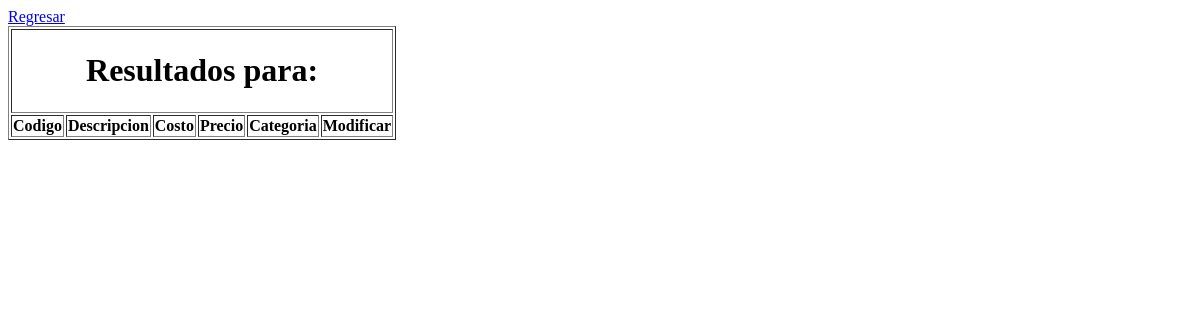
/resultados.php, run on an earlier commit of the app's database.
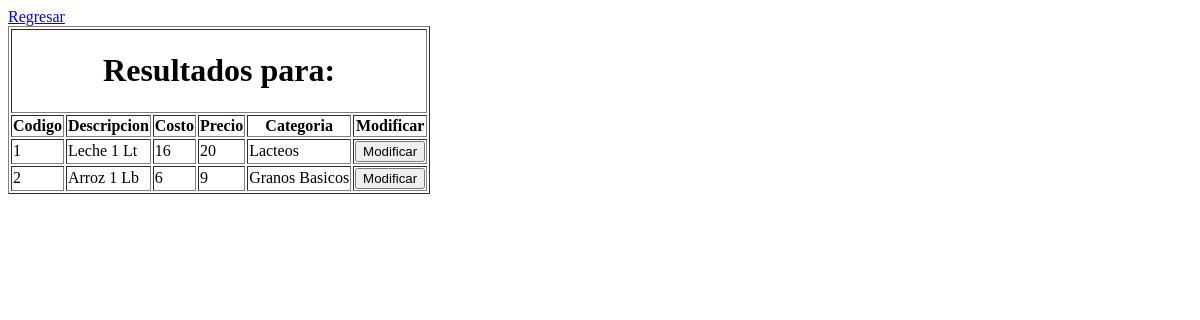
And on a later commit of the database.
### tables this page shows
CREATE TABLE `catalogo` (
  `Codigo` varchar(5) NOT NULL,
  `Descripcion` varchar(200) NOT NULL,
  `Costo` float NOT NULL,
  `Precio` float NOT NULL,
  `Categoria` varchar(50) NOT NULL
);

### resultados.php (the view, shortened to what this page needs)
<!DOCTYPE html>
<html>
    <head>
    </head>
    <body>
        <div id="principal">
        <a href="modificar_articulo.php">Regresar</a>
            <table border="1">
                <tr>
                    <td colspan="6" align="center"><h1>Resultados para: <?php echo $palabra=$_GET['palabra']; ?></h1></td>
                </tr>
                <tr>
                    <th>Codigo</th>
                    <th>Descripcion</th>
                    <th>Costo</th>
                    <th>Precio</th>
                    <th>Categoria</th>
                    <th>Modificar</th>
                </tr>
                <?php
                    include("cn/bdconexion.php");
                    $sql=mysqli_query($db,"SELECT * FROM catalogo WHERE Codigo LIKE '%$palabra%'") or die(mysqli_error());
                    while($row=mysqli_fetch_array($sql)) {
                        echo '
                            <tr>
                                <td>'.$row['Codigo'].'</td>
                                <td>'.$row['Descripcion'].'</td>
                                <td>'.$row['Costo'].'</td>
                                <td>'.$row['Precio'].'</td>
                                <td>'.$row['Categoria'].'</td>
                                <td>
                                    <form method="GET" action="cambiar_campos_articulos.php">
                                        <input type="hidden" name="Codigo" Id="Codigo" value="'.$row['Codigo'].'">
                                        <input type="hidden" name="palabra" Id="palabra" value="'.$palabra.'">
                                        <input type="submit" name="modificar" id="modificar" value="Modificar">
                                    </form>
                                </td>
                            </tr>
                        ';
                    }
                ?>
            </table>
        </div>
    </body>
</html>

What changed in the data, as far as the page shows it:
added catalogo: Codigo "1", Descripcion "Leche 1 Lt", Costo "16", Precio "20", Categoria "Lacteos"
added catalogo: Codigo "2", Descripcion "Arroz 1 Lb", Costo "6", Precio "9", Categoria "Granos Basicos"
